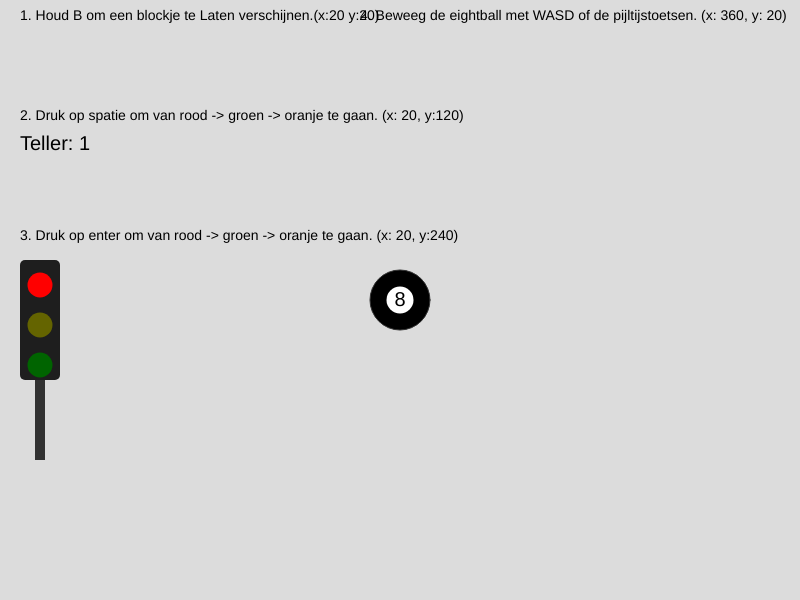
Frame 1 (no input)
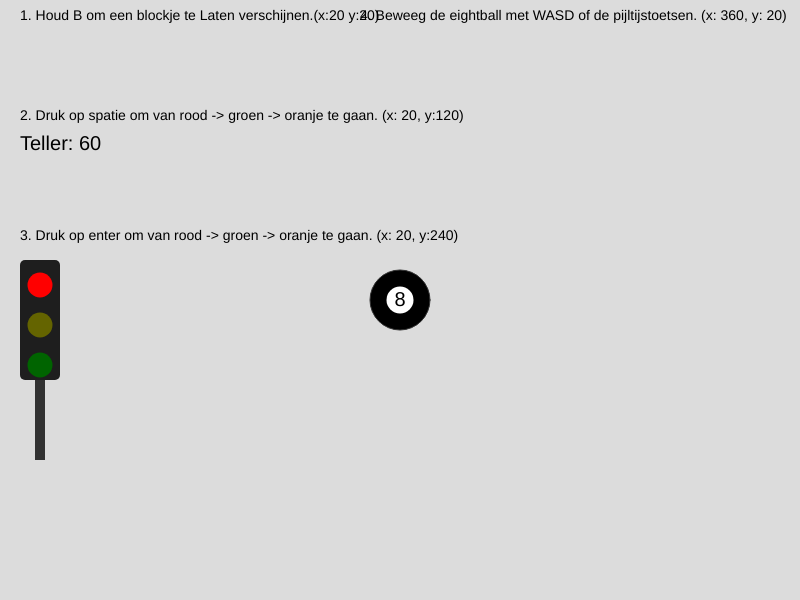
Frame 60 (no input)
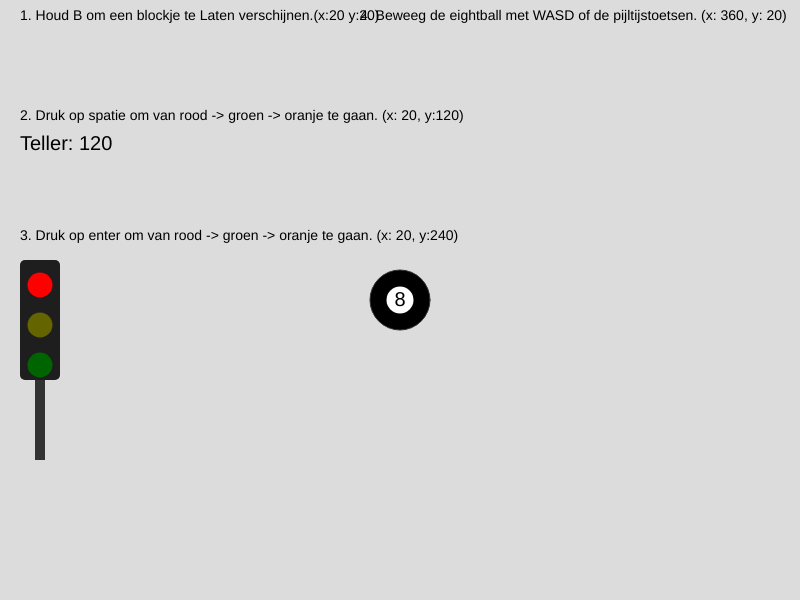
Frame 120 (the mouse pressed at the canvas centre since frame 60)

The p5.js sketch that drew these frames (run headless with seeded random() and noise() and a simulated clock; from frame 60 on, the mouse is pressed at the canvas centre):

// p5.js sketch
// ── sketch.js
let teller = 0;
let stoplichtStatus = 0;
let ballx = 400;
let bally = 300;
let ballSize = 60;
let ballSpeed = 5;

function setup() {
  createCanvas(800, 600);
}

function draw() {
  background(220);

  // instructietekst
  fill(0);
  noStroke();
  textSize(14);
  text("1. Houd B om een blockje te Laten verschijnen.(x:20 y:20) ", 20, 20);
  text("2. Druk op spatie om van rood -> groen -> oranje te gaan. (x: 20, y:120)", 20, 120);
  text("3. Druk op enter om van rood -> groen -> oranje te gaan. (x: 20, y:240)", 20, 240);
  text("4. Beweeg de eightball met WASD of de pijltijstoetsen. (x: 360, y: 20)", 360, 20);

  if (keyIsDown(66)) {
    fill(255);
    stroke(0);
    rect(20, 30, 60, 60);
  }
  // teller
  teller += 1;
  if (teller > 500) {
    teller = 0;
  }

  // teller en verkeerslicht
  fill(0);
  noStroke();
  textSize(20);
  text("Teller: " + teller, 20, 150);
  tekenVerkeerslicht(20, 260);

  // besturing eichtball
  if (keyIsDown(LEFT_ARROW) || keyIsDown(65)) {
    ballx -= ballSpeed;
  }
  if (keyIsDown(RIGHT_ARROW) || keyIsDown(68)) {
    ballx += ballSpeed;
  }
  if (keyIsDown(UP_ARROW) || keyIsDown(87)) {
    bally -= ballSpeed;
  }
  if (keyIsDown(DOWN_ARROW) || keyIsDown(83)) {
    bally += ballSpeed;
  }

  // schermranden
  if (ballx < -ballSize / 2) ballx = width + ballSize / 2;
  if (ballx > width + ballSize / 2) ballx = -ballSize / 2;
  if (bally < -ballSize / 2) bally = height + ballSize / 2;
  if (bally > height + ballSize / 2) bally = -ballSize / 2;

  // 8ball teken
  push();
  fill(0);
  stroke(50);
  circle(ballx, bally, ballSize);

  fill(255);
  noStroke();
  circle(ballx, bally, ballSize * 0.45);

  fill(0);
  textAlign(CENTER, CENTER);
  text("8", ballx, bally);
  pop();
}

function keyPressed() {
  if (key === ' ') {
    stoplichtStatus = (stoplichtStatus + 1) % 3;
  }
  if (keyCode === ENTER) {
    stoplichtStatus = (stoplichtStatus + 1) % 3;
    teller = 0;
  }
}

function tekenVerkeerslicht(x, y) {
  push();
  fill(30);
  rect(x, y, 40, 120, 5);

  fill(50);
  rect(x + 15, y + 120, 10, 80);

  let roodKleur = color(100, 0, 0);
  let geelKleur = color(100, 100, 0)
  let groenKleur = color(0, 100, 0);

  if (stoplichtStatus === 0) roodKleur = color(255, 0, 0);
  if (stoplichtStatus === 1) groenKleur = color(0, 255, 0);
  if (stoplichtStatus === 2) geelKleur = color(255, 255, 0);

  fill(roodKleur);
  circle(x + 20, y + 25, 25);
  fill(geelKleur);
  circle(x + 20, y + 65, 25);
  fill(groenKleur);
  circle(x + 20, y + 105, 25);
  pop();
}
